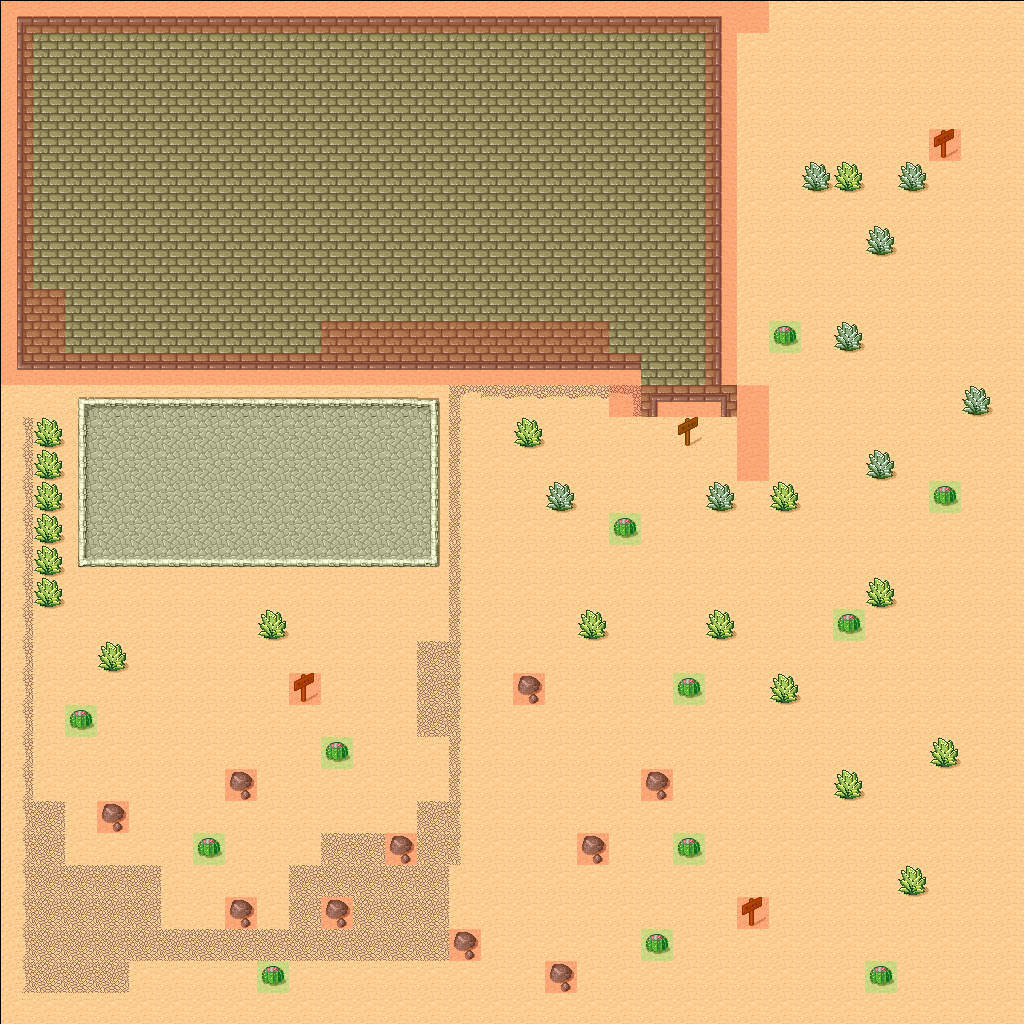

Below is a game level as drawn by its tile map, then a one-line description and the .tmx that defines it (tile-layer data replaced by summaries):
An orthogonal 32x32 tile map with 32x32 px tiles, 3 tile layers (Background, Foreground, Meta), 2 tilesets and 1 object (SpawnPoint).

<map version="1.0" orientation="orthogonal" width="32" height="32" tilewidth="32" tileheight="32">
 <tileset firstgid="1" name="tmw_desert_spacing" tilewidth="32" tileheight="32" spacing="1" margin="1">
  <tileoffset x="1" y="1" />
  <image source="./tmw_desert_spacing.png" width="265" height="199" />
 </tileset>
 <tileset firstgid="49" name="MetaTile" tilewidth="32" tileheight="32" spacing="1" margin="1">
  <tileoffset x="1" y="1" />
  <image source="meta_tiles.png" width="67" height="34" />
  <tile id="0">
   <properties>
    <property name="Collidable" value="True" />
   </properties>
  </tile>
  <tile id="1">
   <properties>
    <property name="Collectable" value="True" />
   </properties>
  </tile>
 </tileset>
 <layer name="Background" width="32" height="32">
  <data>[1024 cells, 1024 non-empty, 30 distinct tile ids]</data>
 </layer>
 <objectgroup name="Objects" width="32" height="32">
  <object name="SpawnPoint" x="530" y="611" width="86" height="46" />
 </objectgroup>
 <layer name="Foreground" width="32" height="32">
  <data>[1024 cells, 12 non-empty, 1 distinct tile ids]</data>
 </layer>
 <layer name="Meta" width="32" height="32">
  <data>[1024 cells, 108 non-empty, 2 distinct tile ids]</data>
 </layer>
</map>
